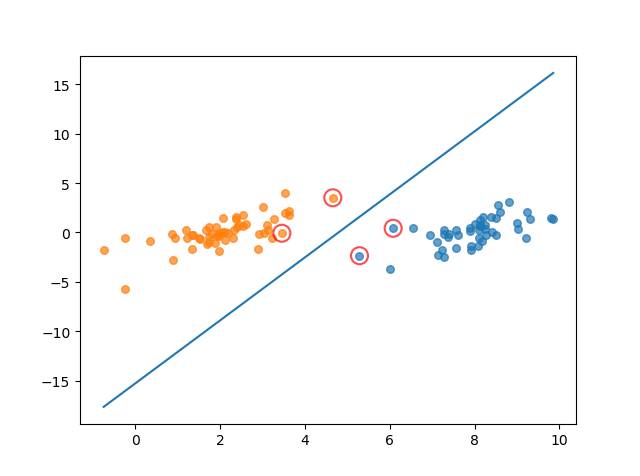

Write Python code to recreate this figure.
from time import sleep
import matplotlib.pyplot as plt 
import numpy as np 
import random
import types

def loadDataSet(filename):
	dataMat=[]
	lableMat=[]
	fr=open(filename)
	for line in fr.readlines():
		lineArr=line.strip().split('\t')
		dataMat.append([float(lineArr[0]),float(lineArr[1])])
		lableMat.append(float(lineArr[2]))
	return dataMat,lableMat

#随机选择alpha值
def selectJrand(i,m):
	j=i
	while(j==i) :
		j=int(random.uniform(0,m))
	return j

#修剪alpha
def clipAlpha(aj,H,L):
	if aj>H:
		aj=H
	if L>aj:
		aj=L
	return aj

#简化版smo算法：
def smoSimple(dataMatIn,classLabels,C,toler,maxIter):
	dataMatrix =np.mat(dataMatIn)
	lableMat=np.mat(classLabels).transpose()
	b=0
	m,n=np.shape(dataMatrix)
	alphas=np.mat(np.zeros((m,1)))
	iter_num=0
	while(iter_num<maxIter):
		alphaPairsChanged=0
		for i in range(m):
			fXi=float(np.multiply(alphas,lableMat).T*(dataMatrix*dataMatrix[i,:].T))+b
			Ei=fXi-float(lableMat[i])
			#优化alpha
			if((lableMat[i]*Ei< -toler) and (alphas[i]<C)) or ((lableMat[i]*Ei>toler) and (alphas[i]>0)):
				j=selectJrand(i,m)
				fXj=float(np.multiply(alphas,lableMat).T*(dataMatrix*dataMatrix[j,:].T))+b
				Ej=fXj-float(lableMat[j])
				alphaIold =alphas[i].copy()
				alphaJold=alphas[j].copy()
				#计算上下界
				if(lableMat[i]!=lableMat[j]):
					L=max(0,alphas[j]-alphas[i])
					H=min(C,C+alphas[j]-alphas[i])
				else:
					L=max(0,alphas[j]+alphas[i]-C)
					H=min(C,alphas[j]+alphas[i])
				if L==H:
					print("L==H")
					continue
				#步骤3：计算eta
				eta=2.0*dataMatrix[i,:]*dataMatrix[j,:].T-dataMatrix[i,:]*dataMatrix[i,:].T-dataMatrix[j,:]*dataMatrix[j,:].T
				if eta>=0:
					print("eta>=0")
					continue
				#更新alpha_j
				alphas[j] -= lableMat[j]*(Ei-Ej)/eta
				alphas[j]=clipAlpha(alphas[j],H,L)
				if(abs(alphas[j]-alphaJold)<0.00001):
					print("alpha_j变化太小")
					continue
				alphas[i]+=lableMat[j]*lableMat[i]*(alphaJold-alphas[j])
				b1=b-Ei-lableMat[i]*(alphas[i]-alphaIold)*dataMatrix[i,:]*dataMatrix[i,:].T-lableMat[j]*(alphas[j]-alphaJold)*dataMatrix[i,:]*dataMatrix[j,:].T
				b2=b-Ej-lableMat[i]*(alphas[i]-alphaIold)*dataMatrix[i,:]*dataMatrix[j,:].T-lableMat[j]*(alphas[j]-alphaJold)*dataMatrix[j,:]*dataMatrix[j,:].T
				#更新b
				if(0<alphas[i]) and (C>alphas[i]):
					b=b1
				elif (0<alphas[j]) and (C>alphas[j]):
					b=b2 
				else:
					b=(b1+b2)/2.0
				alphaPairsChanged+=1
				print("第%d次迭代 样本：%d， alpha优化次数：%d" %(iter_num,i,alphaPairsChanged))
		if(alphaPairsChanged==0):
			iter_num+=1
		else:
			iter_num=0
		print("迭代次数： %d" % iter_num)
	return b,alphas

def showClassifer(dataMat,w,b):
	data_plus=[]
	data_minus=[]
	for i in range(len(dataMat)):
		if lableMat[i]>0:
			data_plus.append(dataMat[i])
		else:
			data_minus.append(dataMat[i])
	data_plus_np=np.array(data_plus)
	data_minus_np=np.array(data_minus)
	plt.scatter(np.transpose(data_plus_np)[0],np.transpose(data_plus_np)[1],s=30,alpha=0.7)
	plt.scatter(np.transpose(data_minus_np)[0],np.transpose(data_minus_np)[1],s=30,alpha=0.7)
	x1=max(dataMat)[0]
	x2=min(dataMat)[0]
	a1,a2=w
	b=float(b)
	a1=float(a1[0])
	a2=float(a2[0])
	y1=(-b-a1*x1)/a2
	y2= (-b-a1*x2)/a2
	plt.plot([x1,x2],[y1,y2])
	for i,alpha in enumerate(alphas):
		if alpha>0:
			x,y=dataMat[i]
			plt.scatter([x],[y],s=150,c='none',alpha=0.7,linewidth=1.5,edgecolor='red')
	plt.show()

def get_w(dataMat,lableMat,alphas):
	alphas,dataMat,lableMat=np.array(alphas),np.array(dataMat),np.array(lableMat)
	w=np.dot((np.tile(lableMat.reshape(1,-1).T,(1,2))*dataMat).T,alphas)
	return w.tolist()

dataMat,lableMat=loadDataSet('testSet.txt')
b,alphas=smoSimple(dataMat,lableMat,0.6,0.001,40)

w=get_w(dataMat,lableMat,alphas)

showClassifer(dataMat,w,b)
